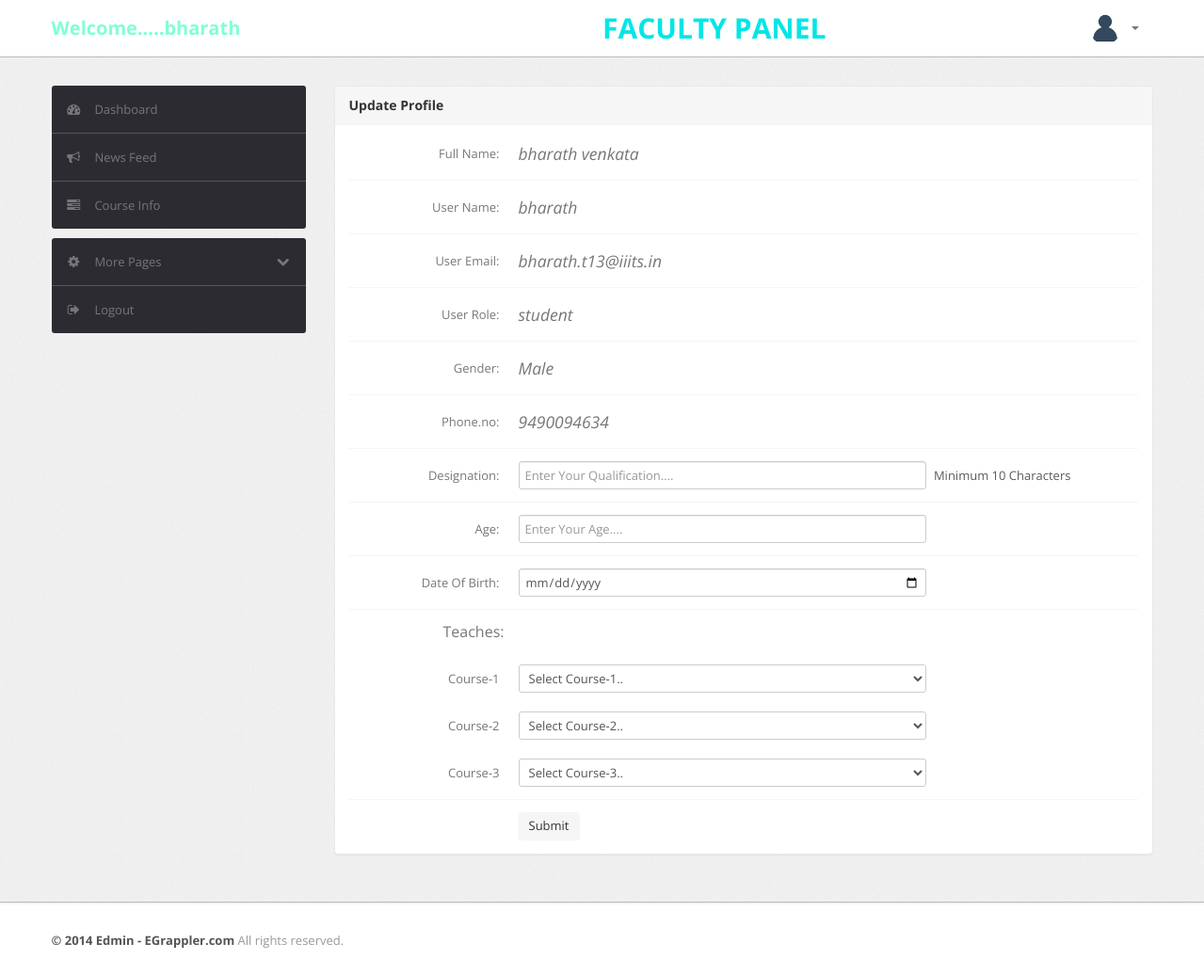
Screenshot of /Project_BTP/Faculty/form.php (signed in) with the database file from the repository.
### tables this page shows
CREATE TABLE `User` (
  `U_id` int(11) NOT NULL,
  `F_name` varchar(20) DEFAULT NULL,
  `L_name` varchar(20) DEFAULT NULL,
  `U_name` varchar(20) DEFAULT NULL,
  `U_gender` varchar(10) DEFAULT NULL,
  `U_email` varchar(40) DEFAULT NULL,
  `U_password` varchar(100) DEFAULT NULL,
  `U_phone_no` varchar(20) DEFAULT NULL,
  `U_category` varchar(20) DEFAULT NULL
);

### Project_BTP/Faculty/form.php (the view, shortened to what this page needs)
<?php
include "dbConfig.php";
?>
<!DOCTYPE html>
<html lang="en">
<head>
	<link type="text/css" href="bootstrap/css/bootstrap.min.css" rel="stylesheet">
	<link type="text/css" href="bootstrap/css/bootstrap-responsive.min.css" rel="stylesheet">
	<link type="text/css" href="css/theme.css" rel="stylesheet">
	<link type="text/css" href="images/icons/css/font-awesome.css" rel="stylesheet">
</head>
<body>
	<div class="navbar navbar-fixed-top">
		<div class="navbar-inner">
			<div class="container">
              <?php echo '<a class="brand"><font color="Aquamarine">Welcome.....'.$_SESSION['uname'].'</font></a>'; ?>
                <center class="brand" style="position: absolute;left: 640px;font-size: 30px;"><font color="#00e6e6">FACULTY PANEL</font></center>
				<div class="nav-collapse collapse navbar-inverse-collapse">
					<ul class="nav pull-right">
						<li class="nav-user dropdown">
							<a href="#" class="dropdown-toggle" data-toggle="dropdown">
								<img src="images/user.png" class="nav-avatar" />
								<b class="caret"></b>
							</a>
						</li>
					</ul>
				</div>
			</div>
		</div>
	</div>
	<div class="wrapper">
		<div class="container">
			<div class="row">
				<div class="span3">
					<div class="sidebar">
						<ul class="widget widget-menu unstyled">
							<li class="active">
								<a href="main.php">
									<i class="menu-icon icon-dashboard"></i>
									Dashboard
								</a>
							</li>
							<li>
								<a href="activity.html">
									<i class="menu-icon icon-bullhorn"></i>
									News Feed
								</a>
							</li>
							<li>
								<a href="task.html">
									<i class="menu-icon icon-tasks"></i>
									Course Info
								</a>
							</li>
						</ul>
						<ul class="widget widget-menu unstyled">
							<li>
								<a class="collapsed" data-toggle="collapse" href="#togglePages">
									<i class="menu-icon icon-cog"></i>
									<i class="icon-chevron-down pull-right"></i><i class="icon-chevron-up pull-right"></i>
									More Pages
								</a>
							</li>
							<li>
								<a href="logout.php">
									<i class="menu-icon icon-signout"></i>
									Logout
								</a>
							</li>
						</ul>
					</div>
				</div>
				<?php
				$f=$_SESSION['id'];;
				$sql="SELECT U_id,F_name,L_name,U_name,U_gender,U_email,U_phone_no,U_category  FROM User WHERE U_id='$f'";
                             $query = $conn->query($sql);
                            if($query)
                            {
                               $row=mysqli_fetch_row($query);
                                $Full_Name=$row[1].' '.$row[2];
                                $U_name=$row[3];
                                $U_gender=$row[4];
                                $U_email=$row[5];
                                $U_phone_no=$row[6];
                                $U_category=$row[7];
                            }
				?>
				<div class="span9">
					<div class="content">
						<div class="module">
							<div class="module-head">
								<h3>Update Profile</h3>
							</div>
							<div class="module-body">
									<form class="form-horizontal row-fluid" action="test.php" method="POST">
									    <div class="control-group">
											<label class="control-label" for="basicinput">Full Name:</label>
											<div class="controls">
												<?php echo '<p class="form-control-static" style="position:relative; top:5px;font-size: 17.5px;font-style: bold;font-style: italic;">'.$Full_Name.'</p>'; ?>
											</div>
										</div>
										<div class="control-group">
											<label class="control-label" for="basicinput">User Name:</label>
											<div class="controls">
												<?php echo '<p class="form-control-static" style="position:relative; top:5px;font-size: 17.5px;font-style: bold;font-style: italic;">'.$U_name.'</p>'; ?>
											</div>
										</div>
										<div class="control-group">
											<label class="control-label" for="basicinput">User Email:</label>
											<div class="controls">
												<?php echo '<p class="form-control-static" style="position:relative; top:5px;font-size: 17.5px;font-style: bold;font-style: italic;">'.$U_email.'</p>'; ?>
											</div>
										</div>
										<div class="control-group">
											<label class="control-label" for="basicinput">User Role:</label>
											<div class="controls">
												<?php echo '<p class="form-control-static" style="position:relative; top:5px;font-size: 17.5px;font-style: bold;font-style: italic;">'.$U_category.'</p>'; ?>
											</div>
										</div>
										<div class="control-group">
											<label class="control-label" for="basicinput">Gender:</label>
											<div class="controls">
												<?php echo '<p class="form-control-static" style="position:relative; top:5px;font-size: 17.5px;font-style: bold;font-style: italic;">'.$U_gender.'</p>'; ?>
											</div>
										</div>
										<div class="control-group">
											<label class="control-label" for="basicinput">Phone.no:</label>
											<div class="controls">
												<?php echo '<p class="form-control-static" style="position:relative; top:5px;font-size: 17.5px;font-style: bold;font-style: italic;">'.$U_phone_no.'</p>'; ?>
											</div>
										</div>
										<div class="control-group">
											<label class="control-label" for="basicinput">Designation:</label>
											<div class="controls">
												<input type="text" name="des" id="basicinput" placeholder="Enter Your Qualification...." class="span8" required="required">
												<span class="help-inline">Minimum 10 Characters</span>
											</div>
										</div>
										<div class="control-group">
											<label class="control-label" for="basicinput">Age:</label>
											<div class="controls">
												<input type="number" name="age" id="basicinput" placeholder="Enter Your Age...." class="span8" required="required">
											</div>
										</div>
										<div class="control-group">
											<label class="control-label" for="basicinput">Date Of Birth:</label>
											<div class="controls">
												<input type="date" name="dob" id="basicinput" placeholder="Enter Your DOB...." class="span8" required="required">
											</div>
										</div>
										<div class="control-group">
										    <label style="position:relative; left:100px;font-size: 16px;font-style: bold;">Teaches:</label>
											<label class="control-label" for="basicinput">Course-1</label>
											<div class="controls">
												<select tabindex="1" name="c1" data-placeholder="Select here.." class="span8" required>
													<option value="">Select Course-1..</option>
												</select>
											</div>
											<label class="control-label" for="basicinput">Course-2</label>
											<div class="controls">
												<select tabindex="1" name="c2" data-placeholder="Select here.." class="span8">
													<option value="">Select Course-2..</option>
												</select>
											</div>
											<label class="control-label" for="basicinput">Course-3</label>
											<div class="controls">
												<select tabindex="1" name="c3" data-placeholder="Select here.." class="span8">
													<option value="">Select Course-3..</option>
												</select>
											</div>
										</div>
										<div class="control-group">
											<div class="controls">
												<button  type="submit" name="log" class="btn">Submit</button>
											</div>
										</div>
									</form>
							</div>
						</div>
					</div>
				</div>
			</div>
		</div>
	</div>
	<div class="footer">
		<div class="container">
			<b class="copyright">&copy; 2014 Edmin - EGrappler.com </b> All rights reserved.
		</div>
	</div>
</body>

### Project_BTP/Faculty/css/theme.css (style rules this page uses)
body { font-size: 13px; font-family: 'Open Sans', Arial, sans-serif; background: #fff; color: #777 }
h1, h2, h3, h4, h5, h6 { color: #333; margin-top: 0 }
h3 { font-size: 20px }
strong, b { color: #555 }
.wrapper { background: url(../images/bg.png) #eee; border-bottom: 1px solid #bbb; -webkit-box-shadow: 0 1px 2px rgba(0,0,0,0.1); -moz-box-shadow: 0 1px 2px rgba(0,0,0,0.1); box-shadow: 0 1px 2px rgba(0,0,0,0.1); padding: 30px 0 }
.footer { color: #999; padding: 30px 0 60px }
form { margin: 0 }
select, textarea, input[type="text"], input[type="password"], input[type="datetime"], input[type="datetime-local"], input[type="date"], input[type="month"], input[type="time"], input[type="week"], input[type="number"], input[type="email"], input[type="url"], input[type="search"], input[type="tel"], input[type="color"], .uneditable-input, label, input, button, select, textarea { -webkit-border-radius: 3px; -moz-border-radius: 3px; border-radius: 3px; font-size: 13px; font-family: 'Open Sans', Tahoma, Arial, sans-serif }
body [class^="icon-"], body [class*=" icon-"] { font-size: 14px; line-height: 20px; height: 20px }
.module { background: #fff; -webkit-border-radius: 3px; -moz-border-radius: 3px; border-radius: 3px; border: 1px solid #ccc; border-bottom-color: #bbb; -webkit-box-shadow: 0 0 1px rgba(0,0,0,0.2); -moz-box-shadow: 0 0 1px rgba(0,0,0,0.2); box-shadow: 0 0 1px rgba(0,0,0,0.2); margin-bottom: 30px }
.form-horizontal .control-group, .form-vertical .control-group { margin-bottom: 0 }
.form-horizontal .control-group+.control-group, .form-vertical .control-group+.control-group { margin-top: 13px; padding-top: 13px; border-top: 1px solid #f5f5f5 }
.navbar { position: static!important; margin: 0!important }
.navbar .navbar-inner { background: #fff; border-bottom: 1px solid #bbb; -webkit-box-shadow: 0 1px 2px rgba(0,0,0,0.15); -moz-box-shadow: 0 1px 2px rgba(0,0,0,0.15); box-shadow: 0 1px 2px rgba(0,0,0,0.15) }
.navbar .brand { color: #333; font-weight: bold; font-size: 20px; margin-right: 20px; padding: 20px }
.navbar .nav>li>a { padding: 20px 15px; font-weight: bold; color: #777 }
.nav-user>a { height: 20px }
.nav-avatar { width: 34px; height: 34px; margin: -7px 5px 0 0; -webkit-border-radius: 50%; -moz-border-radius: 50%; border-radius: 50% }
.btn, .btn-box { -webkit-border-radius: 3px; -moz-border-radius: 3px; border-radius: 3px }
.btn { font-size: 13px; font-weight: 600 }
.btn { display: inline-block; margin-bottom: 0; font-weight: 400; text-align: center; vertical-align: middle; cursor: pointer; background-image: none; border: 1px solid transparent; white-space: nowrap; padding: 4px 10px; font-size: 13px; line-height: 1.42857; border-radius: 4px; -webkit-user-select: none; -moz-user-select: none; -ms-user-select: none; user-select: none }
.widget-menu { background: #fff; -webkit-border-radius: 3px; -moz-border-radius: 3px; border-radius: 3px; overflow: hidden }
.widget-menu a { color: #555; display: block; line-height: 20px; padding: 15px; text-decoration: none!important }
.widget-menu .menu-icon { margin-right: 10px; color: #767676; -webkit-transition: all .2s ease-in-out; -moz-transition: all .2s ease-in-out; transition: all .2s ease-in-out; }
.widget-menu>li+li { border-top: 1px solid #555 }
.widget-menu>li>a { background-color: #2d2b32; color: #767676; -webkit-transition: all .2s ease-in-out; -moz-transition: all .2s ease-in-out; transition: all .2s ease-in-out; }
.widget-menu>li>a .icon-chevron-down { display: none }
.widget-menu>li>a.collapsed .icon-chevron-down { display: block }
.module { box-shadow: 0 0 3px rgba(0,0,0,.1); border-color: #e9e9e9; margin-bottom: 20px; background-color: #fff; border-radius: 4px; -webkit-box-shadow: 0 1px 1px rgba(0,0,0,.05); box-shadow: 0 1px 1px rgba(0,0,0,.05); }
.module-head { color: #767676; background-color: #f6f6f6; border-color: #e9e9e9; padding: 10px 15px; border-bottom: 1px solid transparent; border-top-right-radius: 3px; border-top-left-radius: 3px; }
.module-head h3 { font-size: 14px; line-height: 20px; height: 20px; margin: 0 }
.module-body { padding: 15px }

### rows the page displays
user: Full_Name "bharath venkata", U_name "bharath", U_email "bharath.t13@iiits.in", U_category "student", U_gender "Male", U_phone_no "9490094634"

### other values shown
$_SESSION['uname'] "bharath"
